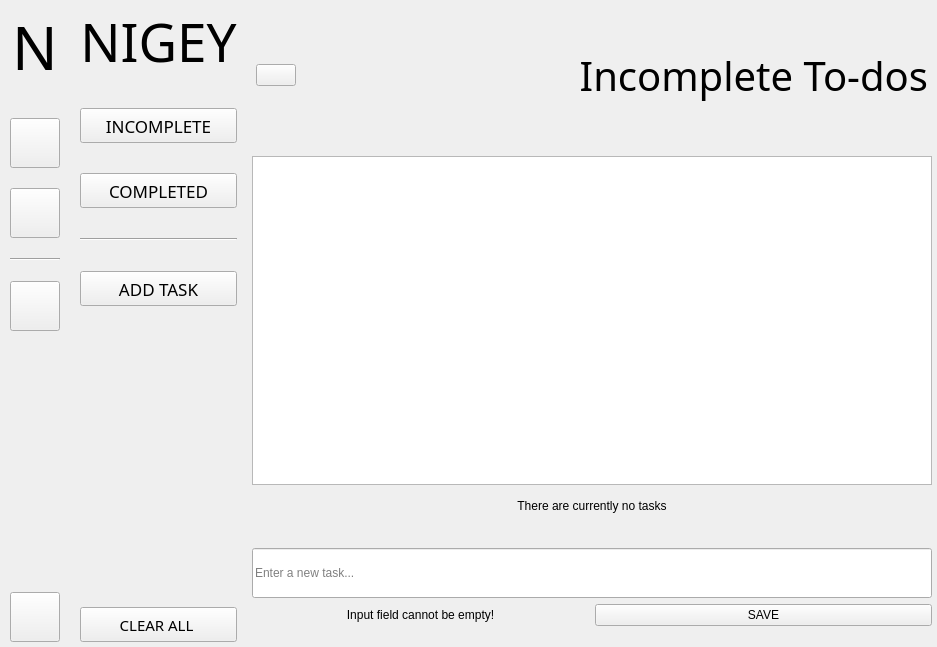
<?xml version="1.0" encoding="UTF-8"?>
<ui version="4.0">
 <class>MainWindow</class>
 <widget class="QMainWindow" name="MainWindow">
  <property name="geometry">
   <rect>
    <x>0</x>
    <y>0</y>
    <width>937</width>
    <height>647</height>
   </rect>
  </property>
  <property name="windowTitle">
   <string>MainWindow</string>
  </property>
  <widget class="QWidget" name="centralwidget">
   <layout class="QGridLayout" name="gridLayout_2">
    <property name="leftMargin">
     <number>0</number>
    </property>
    <property name="topMargin">
     <number>0</number>
    </property>
    <property name="rightMargin">
     <number>0</number>
    </property>
    <property name="bottomMargin">
     <number>0</number>
    </property>
    <property name="horizontalSpacing">
     <number>0</number>
    </property>
    <item row="0" column="0">
     <widget class="QWidget" name="icon_menu" native="true">
      <layout class="QVBoxLayout" name="verticalLayout_5">
       <property name="spacing">
        <number>5</number>
       </property>
       <property name="leftMargin">
        <number>10</number>
       </property>
       <property name="topMargin">
        <number>5</number>
       </property>
       <property name="rightMargin">
        <number>10</number>
       </property>
       <property name="bottomMargin">
        <number>5</number>
       </property>
       <item>
        <layout class="QVBoxLayout" name="verticalLayout_2">
         <property name="spacing">
          <number>20</number>
         </property>
         <property name="leftMargin">
          <number>0</number>
         </property>
         <property name="rightMargin">
          <number>0</number>
         </property>
         <item>
          <widget class="QLabel" name="logo_1">
           <property name="font">
            <font>
             <family>Trebuchet MS</family>
             <pointsize>45</pointsize>
            </font>
           </property>
           <property name="text">
            <string>N</string>
           </property>
           <property name="alignment">
            <set>Qt::AlignmentFlag::AlignCenter</set>
           </property>
           <property name="wordWrap">
            <bool>false</bool>
           </property>
          </widget>
         </item>
         <item>
          <spacer name="verticalSpacer_3">
           <property name="orientation">
            <enum>Qt::Orientation::Vertical</enum>
           </property>
           <property name="sizeHint" stdset="0">
            <size>
             <width>20</width>
             <height>78</height>
            </size>
           </property>
          </spacer>
         </item>
         <item>
          <widget class="QPushButton" name="incomplete_tasks_btn_1">
           <property name="minimumSize">
            <size>
             <width>50</width>
             <height>50</height>
            </size>
           </property>
           <property name="text">
            <string/>
           </property>
           <property name="icon">
            <iconset resource="../resources/resources.qrc">
             <normaloff>:/feather icons/feather icons/bookmark.svg</normaloff>:/feather icons/feather icons/bookmark.svg</iconset>
           </property>
           <property name="iconSize">
            <size>
             <width>30</width>
             <height>30</height>
            </size>
           </property>
           <property name="checkable">
            <bool>true</bool>
           </property>
           <property name="autoExclusive">
            <bool>true</bool>
           </property>
           <property name="autoRepeatDelay">
            <number>300</number>
           </property>
          </widget>
         </item>
         <item>
          <widget class="QPushButton" name="complete_tasks_btn_1">
           <property name="minimumSize">
            <size>
             <width>50</width>
             <height>50</height>
            </size>
           </property>
           <property name="text">
            <string/>
           </property>
           <property name="icon">
            <iconset resource="../resources/resources.qrc">
             <normaloff>:/feather icons/feather icons/check-circle.svg</normaloff>:/feather icons/feather icons/check-circle.svg</iconset>
           </property>
           <property name="iconSize">
            <size>
             <width>30</width>
             <height>30</height>
            </size>
           </property>
           <property name="checkable">
            <bool>true</bool>
           </property>
           <property name="autoExclusive">
            <bool>true</bool>
           </property>
          </widget>
         </item>
         <item>
          <widget class="Line" name="line_2">
           <property name="orientation">
            <enum>Qt::Orientation::Horizontal</enum>
           </property>
          </widget>
         </item>
         <item>
          <widget class="QPushButton" name="add_btn_1">
           <property name="minimumSize">
            <size>
             <width>50</width>
             <height>50</height>
            </size>
           </property>
           <property name="styleSheet">
            <string notr="true">#add_btn_1:checked {
background-color: rgba(20, 108, 67, 0.7)
}</string>
           </property>
           <property name="text">
            <string/>
           </property>
           <property name="icon">
            <iconset resource="../resources/resources.qrc">
             <normaloff>:/feather icons/feather icons/plus-circle.svg</normaloff>:/feather icons/feather icons/plus-circle.svg</iconset>
           </property>
           <property name="iconSize">
            <size>
             <width>30</width>
             <height>30</height>
            </size>
           </property>
           <property name="checkable">
            <bool>true</bool>
           </property>
          </widget>
         </item>
         <item>
          <spacer name="verticalSpacer_4">
           <property name="orientation">
            <enum>Qt::Orientation::Vertical</enum>
           </property>
           <property name="sizeHint" stdset="0">
            <size>
             <width>20</width>
             <height>308</height>
            </size>
           </property>
          </spacer>
         </item>
         <item>
          <widget class="QPushButton" name="tasks_clear">
           <property name="minimumSize">
            <size>
             <width>50</width>
             <height>50</height>
            </size>
           </property>
           <property name="styleSheet">
            <string notr="true">#tasks_clear:hover {
background-color: rgba(255, 0, 0, 0.7)
}</string>
           </property>
           <property name="text">
            <string/>
           </property>
           <property name="icon">
            <iconset resource="../resources/resources.qrc">
             <normaloff>:/feather icons/feather icons/x-circle.svg</normaloff>:/feather icons/feather icons/x-circle.svg</iconset>
           </property>
           <property name="iconSize">
            <size>
             <width>30</width>
             <height>30</height>
            </size>
           </property>
          </widget>
         </item>
        </layout>
       </item>
      </layout>
     </widget>
    </item>
    <item row="0" column="2">
     <widget class="QWidget" name="widget_2" native="true">
      <layout class="QGridLayout" name="gridLayout_4">
       <property name="leftMargin">
        <number>0</number>
       </property>
       <property name="topMargin">
        <number>0</number>
       </property>
       <property name="rightMargin">
        <number>0</number>
       </property>
       <property name="bottomMargin">
        <number>0</number>
       </property>
       <item row="6" column="0">
        <layout class="QHBoxLayout" name="horizontalLayout_4"/>
       </item>
       <item row="4" column="0">
        <widget class="QLabel" name="empty">
         <property name="minimumSize">
          <size>
           <width>0</width>
           <height>30</height>
          </size>
         </property>
         <property name="text">
          <string>There are currently no tasks</string>
         </property>
         <property name="alignment">
          <set>Qt::AlignmentFlag::AlignCenter</set>
         </property>
        </widget>
       </item>
       <item row="5" column="0">
        <widget class="QWidget" name="add_task_widget" native="true">
         <property name="minimumSize">
          <size>
           <width>0</width>
           <height>120</height>
          </size>
         </property>
         <layout class="QGridLayout" name="gridLayout_3">
          <property name="leftMargin">
           <number>5</number>
          </property>
          <property name="topMargin">
           <number>0</number>
          </property>
          <property name="rightMargin">
           <number>5</number>
          </property>
          <property name="bottomMargin">
           <number>0</number>
          </property>
          <item row="1" column="0">
           <layout class="QVBoxLayout" name="verticalLayout_6">
            <item>
             <widget class="QLineEdit" name="task_form">
              <property name="minimumSize">
               <size>
                <width>50</width>
                <height>50</height>
               </size>
              </property>
              <property name="placeholderText">
               <string>Enter a new task...</string>
              </property>
             </widget>
            </item>
            <item>
             <layout class="QHBoxLayout" name="horizontalLayout_5">
              <item>
               <widget class="QLabel" name="error_label">
                <property name="text">
                 <string>Input field cannot be empty!</string>
                </property>
                <property name="alignment">
                 <set>Qt::AlignmentFlag::AlignCenter</set>
                </property>
               </widget>
              </item>
              <item>
               <widget class="QPushButton" name="task_submit">
                <property name="minimumSize">
                 <size>
                  <width>150</width>
                  <height>0</height>
                 </size>
                </property>
                <property name="text">
                 <string>SAVE</string>
                </property>
                <property name="iconSize">
                 <size>
                  <width>20</width>
                  <height>20</height>
                 </size>
                </property>
                <property name="checkable">
                 <bool>true</bool>
                </property>
                <property name="checked">
                 <bool>false</bool>
                </property>
               </widget>
              </item>
             </layout>
            </item>
           </layout>
          </item>
         </layout>
        </widget>
       </item>
       <item row="2" column="0">
        <widget class="QStackedWidget" name="stackedWidget">
         <property name="currentIndex">
          <number>1</number>
         </property>
         <widget class="QWidget" name="page">
          <layout class="QGridLayout" name="gridLayout">
           <property name="leftMargin">
            <number>5</number>
           </property>
           <property name="topMargin">
            <number>0</number>
           </property>
           <property name="rightMargin">
            <number>5</number>
           </property>
           <property name="bottomMargin">
            <number>0</number>
           </property>
           <property name="spacing">
            <number>0</number>
           </property>
           <item row="0" column="0">
            <widget class="QListWidget" name="incomplete_tasks_list_widget"/>
           </item>
          </layout>
         </widget>
         <widget class="QWidget" name="page_2">
          <layout class="QGridLayout" name="gridLayout_5">
           <property name="leftMargin">
            <number>5</number>
           </property>
           <property name="topMargin">
            <number>0</number>
           </property>
           <property name="rightMargin">
            <number>5</number>
           </property>
           <property name="bottomMargin">
            <number>0</number>
           </property>
           <property name="spacing">
            <number>0</number>
           </property>
           <item row="0" column="0">
            <widget class="QListWidget" name="complete_tasks_list_widget"/>
           </item>
          </layout>
         </widget>
        </widget>
       </item>
       <item row="0" column="0">
        <widget class="QWidget" name="header_widget" native="true">
         <property name="minimumSize">
          <size>
           <width>0</width>
           <height>150</height>
          </size>
         </property>
         <property name="styleSheet">
          <string notr="true"/>
         </property>
         <layout class="QHBoxLayout" name="horizontalLayout_3">
          <item>
           <widget class="QPushButton" name="sidebar_toggler">
            <property name="text">
             <string/>
            </property>
            <property name="icon">
             <iconset resource="../resources/resources.qrc">
              <normaloff>:/feather icons/feather icons/menu.svg</normaloff>:/feather icons/feather icons/menu.svg</iconset>
            </property>
            <property name="iconSize">
             <size>
              <width>30</width>
              <height>30</height>
             </size>
            </property>
            <property name="checkable">
             <bool>true</bool>
            </property>
           </widget>
          </item>
          <item>
           <spacer name="horizontalSpacer_3">
            <property name="orientation">
             <enum>Qt::Orientation::Horizontal</enum>
            </property>
            <property name="sizeHint" stdset="0">
             <size>
              <width>348</width>
              <height>20</height>
             </size>
            </property>
           </spacer>
          </item>
          <item>
           <widget class="QLabel" name="logo_3">
            <property name="font">
             <font>
              <family>Trebuchet MS</family>
              <pointsize>30</pointsize>
             </font>
            </property>
            <property name="text">
             <string>Incomplete To-dos</string>
            </property>
            <property name="alignment">
             <set>Qt::AlignmentFlag::AlignRight|Qt::AlignmentFlag::AlignTrailing|Qt::AlignmentFlag::AlignVCenter</set>
            </property>
           </widget>
          </item>
         </layout>
        </widget>
       </item>
      </layout>
     </widget>
    </item>
    <item row="0" column="1">
     <widget class="QWidget" name="full_menu" native="true">
      <layout class="QVBoxLayout" name="verticalLayout_4">
       <property name="spacing">
        <number>5</number>
       </property>
       <property name="leftMargin">
        <number>10</number>
       </property>
       <property name="topMargin">
        <number>5</number>
       </property>
       <property name="rightMargin">
        <number>10</number>
       </property>
       <property name="bottomMargin">
        <number>5</number>
       </property>
       <item>
        <layout class="QVBoxLayout" name="verticalLayout">
         <property name="spacing">
          <number>30</number>
         </property>
         <item>
          <widget class="QLabel" name="logo_2">
           <property name="font">
            <font>
             <family>Trebuchet MS</family>
             <pointsize>40</pointsize>
            </font>
           </property>
           <property name="text">
            <string>NIGEY</string>
           </property>
           <property name="alignment">
            <set>Qt::AlignmentFlag::AlignCenter</set>
           </property>
          </widget>
         </item>
         <item>
          <widget class="QPushButton" name="incomplete_tasks_btn_2">
           <property name="minimumSize">
            <size>
             <width>0</width>
             <height>35</height>
            </size>
           </property>
           <property name="font">
            <font>
             <family>Trebuchet MS</family>
             <pointsize>13</pointsize>
            </font>
           </property>
           <property name="text">
            <string>INCOMPLETE</string>
           </property>
           <property name="icon">
            <iconset resource="../resources/resources.qrc">
             <normaloff>:/feather icons/feather icons/bookmark.svg</normaloff>:/feather icons/feather icons/bookmark.svg</iconset>
           </property>
           <property name="iconSize">
            <size>
             <width>20</width>
             <height>20</height>
            </size>
           </property>
           <property name="checkable">
            <bool>true</bool>
           </property>
           <property name="autoExclusive">
            <bool>true</bool>
           </property>
          </widget>
         </item>
         <item>
          <widget class="QPushButton" name="complete_tasks_btn_2">
           <property name="minimumSize">
            <size>
             <width>0</width>
             <height>35</height>
            </size>
           </property>
           <property name="font">
            <font>
             <family>Trebuchet MS</family>
             <pointsize>13</pointsize>
            </font>
           </property>
           <property name="text">
            <string>COMPLETED</string>
           </property>
           <property name="icon">
            <iconset resource="../resources/resources.qrc">
             <normaloff>:/feather icons/feather icons/check-circle.svg</normaloff>:/feather icons/feather icons/check-circle.svg</iconset>
           </property>
           <property name="iconSize">
            <size>
             <width>20</width>
             <height>20</height>
            </size>
           </property>
           <property name="checkable">
            <bool>true</bool>
           </property>
           <property name="autoExclusive">
            <bool>true</bool>
           </property>
          </widget>
         </item>
         <item>
          <widget class="Line" name="line">
           <property name="orientation">
            <enum>Qt::Orientation::Horizontal</enum>
           </property>
          </widget>
         </item>
         <item>
          <widget class="QPushButton" name="add_btn_2">
           <property name="minimumSize">
            <size>
             <width>0</width>
             <height>35</height>
            </size>
           </property>
           <property name="font">
            <font>
             <family>Trebuchet MS</family>
             <pointsize>13</pointsize>
            </font>
           </property>
           <property name="styleSheet">
            <string notr="true">#add_btn {
border: none;
}

#add_btn_2:checked {
color: #198754
}</string>
           </property>
           <property name="text">
            <string>ADD TASK</string>
           </property>
           <property name="icon">
            <iconset resource="../resources/resources.qrc">
             <normaloff>:/feather icons/feather icons/plus-circle.svg</normaloff>:/feather icons/feather icons/plus-circle.svg</iconset>
           </property>
           <property name="iconSize">
            <size>
             <width>20</width>
             <height>20</height>
            </size>
           </property>
           <property name="checkable">
            <bool>true</bool>
           </property>
          </widget>
         </item>
         <item>
          <spacer name="verticalSpacer_2">
           <property name="orientation">
            <enum>Qt::Orientation::Vertical</enum>
           </property>
           <property name="sizeHint" stdset="0">
            <size>
             <width>20</width>
             <height>358</height>
            </size>
           </property>
          </spacer>
         </item>
         <item>
          <widget class="QPushButton" name="tasks_clear_2">
           <property name="minimumSize">
            <size>
             <width>0</width>
             <height>35</height>
            </size>
           </property>
           <property name="font">
            <font>
             <family>Trebuchet MS</family>
             <pointsize>11</pointsize>
            </font>
           </property>
           <property name="styleSheet">
            <string notr="true">#tasks_clear_2:hover {
background-color: rgba(255, 0, 0, 0.7)
}</string>
           </property>
           <property name="text">
            <string>CLEAR ALL </string>
           </property>
           <property name="icon">
            <iconset resource="../resources/resources.qrc">
             <normaloff>:/feather icons/feather icons/x-circle.svg</normaloff>:/feather icons/feather icons/x-circle.svg</iconset>
           </property>
           <property name="iconSize">
            <size>
             <width>20</width>
             <height>20</height>
            </size>
           </property>
          </widget>
         </item>
        </layout>
       </item>
      </layout>
     </widget>
    </item>
   </layout>
  </widget>
 </widget>
 <resources>
  <include location="../resources/resources.qrc"/>
 </resources>
 <connections>
  <connection>
   <sender>add_btn_2</sender>
   <signal>toggled(bool)</signal>
   <receiver>add_btn_1</receiver>
   <slot>setChecked(bool)</slot>
   <hints>
    <hint type="sourcelabel">
     <x>185</x>
     <y>249</y>
    </hint>
    <hint type="destinationlabel">
     <x>59</x>
     <y>303</y>
    </hint>
   </hints>
  </connection>
  <connection>
   <sender>add_btn_1</sender>
   <signal>toggled(bool)</signal>
   <receiver>add_btn_2</receiver>
   <slot>setChecked(bool)</slot>
   <hints>
    <hint type="sourcelabel">
     <x>59</x>
     <y>303</y>
    </hint>
    <hint type="destinationlabel">
     <x>181</x>
     <y>249</y>
    </hint>
   </hints>
  </connection>
  <connection>
   <sender>add_btn_2</sender>
   <signal>toggled(bool)</signal>
   <receiver>add_task_widget</receiver>
   <slot>setVisible(bool)</slot>
   <hints>
    <hint type="sourcelabel">
     <x>212</x>
     <y>249</y>
    </hint>
    <hint type="destinationlabel">
     <x>293</x>
     <y>599</y>
    </hint>
   </hints>
  </connection>
  <connection>
   <sender>add_btn_1</sender>
   <signal>toggled(bool)</signal>
   <receiver>add_task_widget</receiver>
   <slot>setVisible(bool)</slot>
   <hints>
    <hint type="sourcelabel">
     <x>56</x>
     <y>303</y>
    </hint>
    <hint type="destinationlabel">
     <x>273</x>
     <y>560</y>
    </hint>
   </hints>
  </connection>
  <connection>
   <sender>task_submit</sender>
   <signal>toggled(bool)</signal>
   <receiver>add_task_widget</receiver>
   <slot>hide()</slot>
   <hints>
    <hint type="sourcelabel">
     <x>891</x>
     <y>588</y>
    </hint>
    <hint type="destinationlabel">
     <x>641</x>
     <y>618</y>
    </hint>
   </hints>
  </connection>
  <connection>
   <sender>incomplete_tasks_btn_2</sender>
   <signal>toggled(bool)</signal>
   <receiver>incomplete_tasks_btn_1</receiver>
   <slot>setChecked(bool)</slot>
   <hints>
    <hint type="sourcelabel">
     <x>104</x>
     <y>148</y>
    </hint>
    <hint type="destinationlabel">
     <x>55</x>
     <y>151</y>
    </hint>
   </hints>
  </connection>
  <connection>
   <sender>incomplete_tasks_btn_1</sender>
   <signal>toggled(bool)</signal>
   <receiver>incomplete_tasks_btn_2</receiver>
   <slot>setChecked(bool)</slot>
   <hints>
    <hint type="sourcelabel">
     <x>54</x>
     <y>156</y>
    </hint>
    <hint type="destinationlabel">
     <x>123</x>
     <y>142</y>
    </hint>
   </hints>
  </connection>
  <connection>
   <sender>complete_tasks_btn_1</sender>
   <signal>toggled(bool)</signal>
   <receiver>complete_tasks_btn_2</receiver>
   <slot>setChecked(bool)</slot>
   <hints>
    <hint type="sourcelabel">
     <x>56</x>
     <y>215</y>
    </hint>
    <hint type="destinationlabel">
     <x>114</x>
     <y>185</y>
    </hint>
   </hints>
  </connection>
  <connection>
   <sender>complete_tasks_btn_2</sender>
   <signal>toggled(bool)</signal>
   <receiver>complete_tasks_btn_1</receiver>
   <slot>setChecked(bool)</slot>
   <hints>
    <hint type="sourcelabel">
     <x>111</x>
     <y>189</y>
    </hint>
    <hint type="destinationlabel">
     <x>51</x>
     <y>216</y>
    </hint>
   </hints>
  </connection>
  <connection>
   <sender>sidebar_toggler</sender>
   <signal>toggled(bool)</signal>
   <receiver>full_menu</receiver>
   <slot>setVisible(bool)</slot>
   <hints>
    <hint type="sourcelabel">
     <x>252</x>
     <y>51</y>
    </hint>
    <hint type="destinationlabel">
     <x>228</x>
     <y>123</y>
    </hint>
   </hints>
  </connection>
  <connection>
   <sender>sidebar_toggler</sender>
   <signal>toggled(bool)</signal>
   <receiver>icon_menu</receiver>
   <slot>setHidden(bool)</slot>
   <hints>
    <hint type="sourcelabel">
     <x>265</x>
     <y>56</y>
    </hint>
    <hint type="destinationlabel">
     <x>63</x>
     <y>298</y>
    </hint>
   </hints>
  </connection>
 </connections>
</ui>
